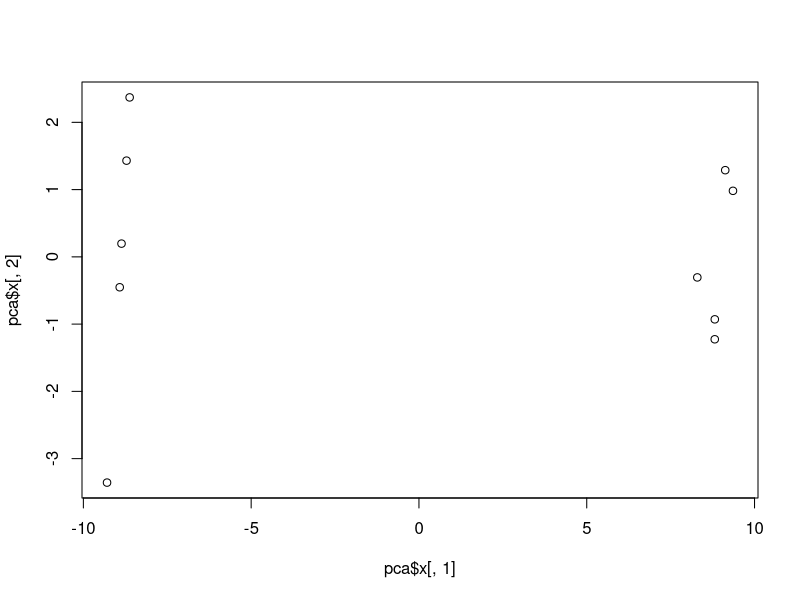
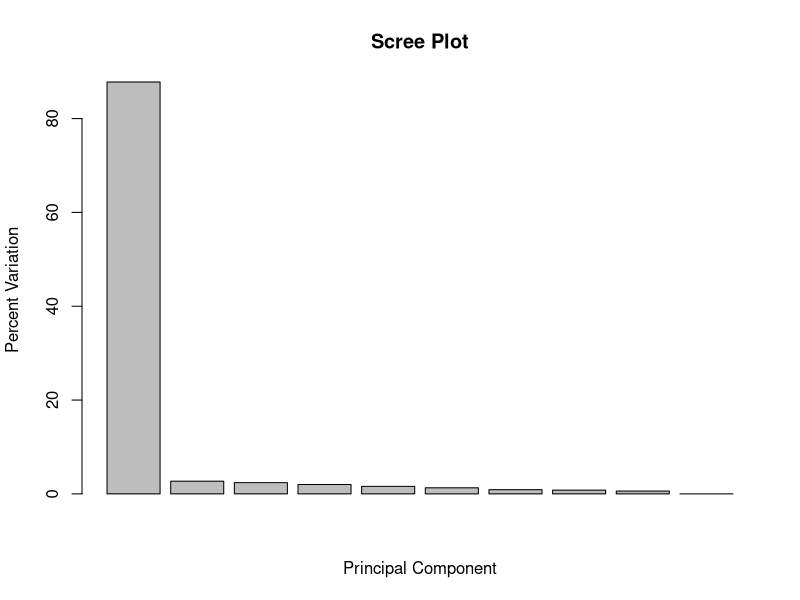
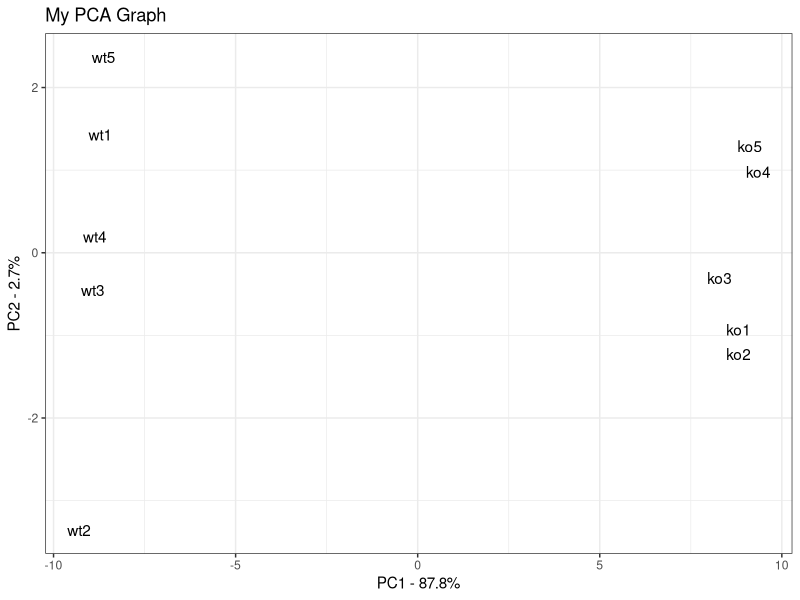

These figures' R source, in order:
data.matrix <- matrix(nrow=100,ncol=10)
colnames(data.matrix) <- c(
  paste("wt", 1:5, sep=""),
  paste("ko", 1:5, sep=""))
rownames(data.matrix) <- paste("gene",1:100,sep="")
for (i in 1:100) {
  wt.values <- rpois(5, lambda=sample(x=10:1000, size=1))
  ko.values <- rpois(5, lambda=sample(x=10:1000, size=1))
  
  data.matrix[i,] <- c(wt.values, ko.values)
}
head(data.matrix)
dim(data.matrix)
pca <- prcomp(t(data.matrix), scale=TRUE) 
## plot pc1 and pc2
plot(pca$x[,1], pca$x[,2])
## make a scree plot
pca.var <- pca$sdev^2
pca.var.per <- round(pca.var/sum(pca.var)*100, 1)

barplot(pca.var.per, main="Scree Plot", xlab="Principal Component", ylab="Percent Variation")
## now make a fancy looking plot that shows the PCs and the variation:
library(ggplot2)

pca.data <- data.frame(Sample=rownames(pca$x),
                       X=pca$x[,1],
                       Y=pca$x[,2])
pca.data

ggplot(data=pca.data, aes(x=X, y=Y, label=Sample)) +
  geom_text() +
  xlab(paste("PC1 - ", pca.var.per[1], "%", sep="")) +
  ylab(paste("PC2 - ", pca.var.per[2], "%", sep="")) +
  theme_bw() +
  ggtitle("My PCA Graph")
## get the name of the top 10 measurements (genes) that contribute
## most to pc1.
loading_scores <- pca$rotation[,1]
gene_scores <- abs(loading_scores) ## get the magnitudes
gene_score_ranked <- sort(gene_scores, decreasing=TRUE)
top_10_genes <- names(gene_score_ranked[1:10])

top_10_genes ## show the names of the top 10 genes
pca$rotation[top_10_genes,1] ## show the scores (and +/- sign)
